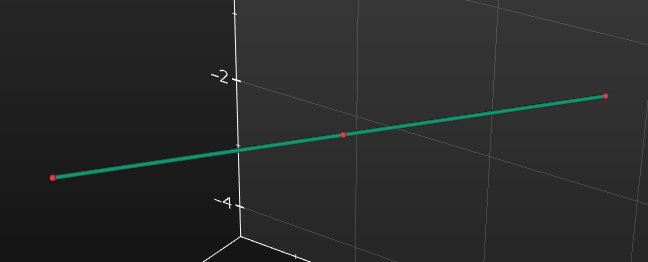

Source code (Python):
#!/usr/bin/env python3
# -*- coding: utf-8 -*-
"""
3D beam example using VTK to visualize

@author: Andreas Åmand
"""

import sys
#import vtk
#from PyQt5.QtWidgets import *
#from PyQt5.QtCore import *
#from PyQt5 import uic
#from vtk.qt.QVTKRenderWindowInteractor import QVTKRenderWindowInteractor
import calfem.core as cfc
import numpy as np
#from numpy import *
#sys.path.append('../')
import vis_vedo as cfvv
#import core_beam_extensions as cfcb
#import PyQt5
from PyQt5 import Qt
import vedo as v

#import model

#cfvv.MainWindow()

#def model():
K = np.zeros([18,18])
f = np.zeros([18,1])
f[7,0] = -3000
coord = np.array([
    [3, 1, 0],
    [1.5, 1, 2],
    [0, 1, 4]
])
dof = np.array([
    [ 1, 2, 3, 4, 5, 6],
    [ 7, 8, 9,10,11,12],
    [13,14,15,16,17,18]
])
edof = np.array([
    [1, 2, 3, 4, 5, 6, 7, 8, 9, 10, 11, 12],
    [7, 8, 9, 10, 11, 12, 13, 14, 15, 16, 17, 18]
])
ex,ey,ez = cfc.coordxtr(edof,coord,dof)
#elements, nodes = cfvv.beam.set_geometry(edof,coord,dof)
#nodes = cfvm.beam3d.geometry(coord)
nodes, elements = cfvv.beam3d.geometry(edof,coord,dof)

eo = np.array([-3, 4, 0])

E = 210000000
v = 0.3
G = E/(2*(1+v))
A = 11250*0.000001
Iy = 63.1*0.000001
Iz = 182.6*0.000001
Kv = 0.856*0.000001

ep = [E, G, A, Iy, Iz, Kv]

for i in range(2):
    Ke = cfc.beam3e(ex[i], ey[i], ez[i], eo, ep)
    K = cfc.assem(edof[i],K,Ke)

bcPrescr = np.array([1, 2, 3, 4, 7, 9, 13, 14, 15, 16])
a, r = cfc.solveq(K, f, bcPrescr)

ed = cfc.extractEldisp(edof,a)

es = np.zeros((4,6))
for i in range(2):
    #ed[i] = cfc.extractEldisp(edof[i],a)
    es[2*i:2*i+2,0:6] = cfc.beam3s(ex[i],ey[i],ez[i],eo,ep,ed[i])

#    return coord, dof, edof

#t=np.linspace(0,2*np.pi,50)
#u=np.cos(t)*np.pi

#x,y,z = np.sin(u), np.cos(u), np.sin(t)

#mlab.points3d(x,y,z)
"""
if __name__ == "__main__":
    app = QApplication(sys.argv)
    ex = cfvv.MainWindow(elements,nodes)
    ex.show()
    sys.exit(app.exec_())
"""
if __name__ == "__main__":
    app = Qt.QApplication(sys.argv)
    window = cfvv.MainWindow(nodes,elements)
    #app.aboutToQuit.connect(cfvv.MainWindow.onClose) # <-- connect the onClose event
    app.exec_()
